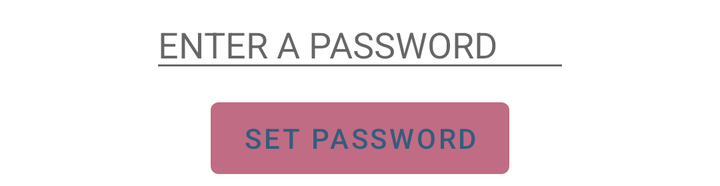
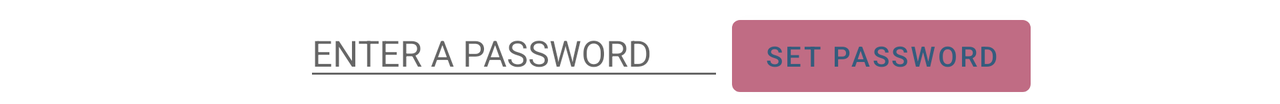

Compare how this app lays out the same screen by default and in its alternative resource folder. The renders come first, then the two layout files and the values they reference.
<!-- AndroidManifest.xml: application theme WhereTheme -->
<!-- res/layout/fragment_set_password.xml -->
<?xml version="1.0" encoding="utf-8"?>
<androidx.constraintlayout.widget.ConstraintLayout xmlns:android="http://schemas.android.com/apk/res/android"
    xmlns:app="http://schemas.android.com/apk/res-auto"
    xmlns:tools="http://schemas.android.com/tools"
    android:layout_width="match_parent"
    android:layout_height="wrap_content"
    tools:context=".SetPasswordFragment">


    <EditText
        android:id="@+id/fragment_editText_inputPassword"
        android:layout_width="wrap_content"
        android:layout_height="wrap_content"
        android:ems="10"
        android:hint="@string/fragment_et_inputPassword"
        android:inputType="numberPassword"
        android:maxLength="4"
        app:layout_constraintEnd_toEndOf="parent"
        app:layout_constraintStart_toStartOf="parent"
        app:layout_constraintTop_toTopOf="parent" />

    <Button
        android:id="@+id/fragment_button_set"
        android:layout_width="wrap_content"
        android:layout_height="wrap_content"
        android:layout_marginTop="4dp"
        android:text="@string/fragment_button_set"
        app:layout_constraintEnd_toEndOf="@+id/fragment_editText_inputPassword"
        app:layout_constraintStart_toStartOf="@+id/fragment_editText_inputPassword"
        app:layout_constraintTop_toBottomOf="@+id/fragment_editText_inputPassword" />




</androidx.constraintlayout.widget.ConstraintLayout>
<!-- resources referenced by this layout -->
<resources>
  <string name="fragment_button_set">SET PASSWORD</string>
  <string name="fragment_et_inputPassword">ENTER A PASSWORD</string>
  <style name="WhereTheme" parent="Theme.MaterialComponents.DayNight.NoActionBar">
  
          <item name="colorPrimary">@color/wherePink</item>
          <item name="colorSecondary">@color/wherePinkyMoss</item>
          <item name="colorPrimaryVariant">@color/wherePink</item>
          <item name="colorOnPrimary">@color/whereMoss</item>
          <item name="android:statusBarColor">?attr/colorPrimary</item>
  
      </style>
  <color name="wherePink">#c06c84</color>
  <color name="wherePinkyMoss">#6c5b7b</color>
  <color name="whereMoss">#355c7d</color>
</resources>
<!-- res/layout-land/fragment_set_password.xml (the repository's variant of the layout above) -->
<!-- drawn on the phone turned sideways -->
<?xml version="1.0" encoding="utf-8"?>
<androidx.constraintlayout.widget.ConstraintLayout xmlns:android="http://schemas.android.com/apk/res/android"
    xmlns:app="http://schemas.android.com/apk/res-auto"
    xmlns:tools="http://schemas.android.com/tools"
    android:layout_width="match_parent"
    android:layout_height="wrap_content"
    tools:context=".SetPasswordFragment">


    <Button
        android:id="@+id/fragment_button_set"
        android:layout_width="wrap_content"
        android:layout_height="wrap_content"
        android:layout_marginStart="4dp"
        android:layout_marginTop="4dp"
        android:text="@string/fragment_button_set"
        app:layout_constraintStart_toEndOf="@+id/fragment_editText_inputPassword"
        app:layout_constraintTop_toTopOf="parent" />

    <EditText
        android:id="@+id/fragment_editText_inputPassword"
        android:layout_width="wrap_content"
        android:layout_height="wrap_content"
        android:layout_marginStart="152dp"
        android:layout_marginTop="4dp"
        android:ems="10"
        android:hint="@string/fragment_et_inputPassword"
        android:inputType="numberPassword"
        android:maxLength="4"
        app:layout_constraintStart_toStartOf="parent"
        app:layout_constraintTop_toTopOf="parent" />


</androidx.constraintlayout.widget.ConstraintLayout>
